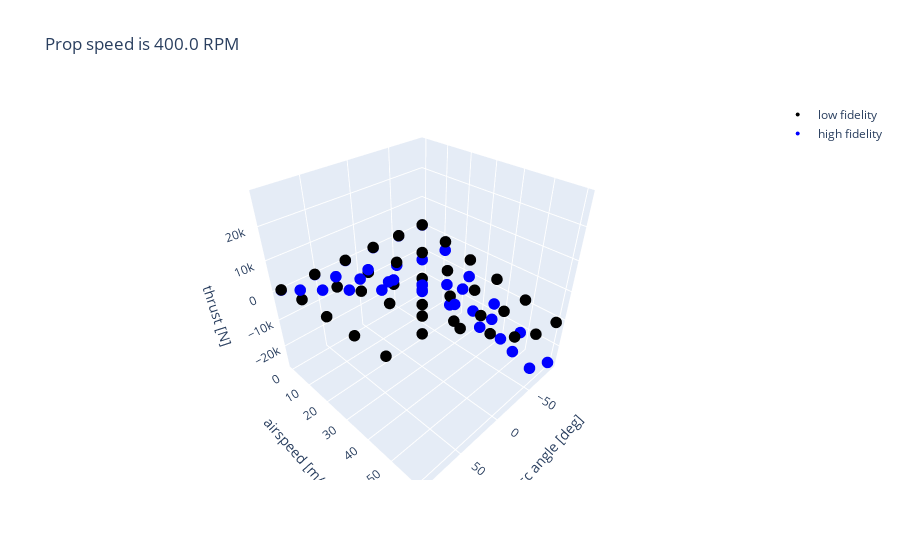

The notebook cell this image was saved under:
### Markdown cell above
**Now lets compare the two datasets, at a common, fixed, propeller speed**

### Code cell
rpms = np.unique(lf_data_df.propspeed.to_numpy())
rpm = rpms[0]
lf_plot_trend_df = lf_data_df[lf_data_df.propspeed == rpm]
hf_plot_trend_df = ff_hf_data_df[ff_hf_data_df.propspeed == rpm]

fig = go.Figure(
    data=[
        go.Scatter3d(
            x=noise_plot_trend_df.discangle,
            y=noise_plot_trend_df.airspeed,
            z=noise_plot_trend_df.load_noise,
            mode="markers",
            marker=dict(color="black", size=4),
            name="low fidelity",
        ),
        go.Scatter3d(
            x=hf_plot_trend_df.discangle,
            y=hf_plot_trend_df.airspeed,
            z=hf_plot_trend_df.load,
            mode="markers",
            marker=dict(color="blue", size=4),
            name="high fidelity",
        ),
    ]
)

fig.update_layout(
    scene=dict(
        xaxis_title="disc angle [deg]",
        yaxis_title="airspeed [m/s]",
        zaxis_title="thrust [N]",
    ),
    title=f"Prop speed is {rpm} RPM",
)

### Figure 1 — Plotly figure (JSON) as saved in the notebook; plotly's stock layout.template omitted (floating-point values rounded to 4 significant figures)
{"data": [{"marker": {"color": "black", "size": 4}, "mode": "markers", "name": "low fidelity", "type": "scatter3d", "x": [-90, -90, -90, -90, -90, -90, -54, -54, -54, -54, -54, -54, -18, -18, -18, -18, -18, -18, 18.0, 18.0, 18.0, 18.0, 18.0, 18.0, 54, 54, 54, 54, 54, 54, 90, 90, 90, 90, 90, 90], "y": [0, 12, 24, 36.0, 48, 60, 0, 12, 24, 36.0, 48, 60, 0, 12, 24, 36.0, 48, 60, 0, 12, 24, 36.0, 48, 60, 0, 12, 24, 36.0, 48, 60, 0, 12, 24, 36.0, 48, 60], "z": [640.0, -1664.0, -3968.0, -6272.0, -8576.0, -10880.0, 640.0, -1224.0, -3088.0, -4952.0, -6816.0, -8680.0, 640.0, -71.98, -784.0, -1496.0, -2208.0, -2920.0, 640.0, 1352.0, 2529.0, 1441.0, 2216.0, 4839.0, 640.0, 1626.0, 5710.0, 7616.0, 9958.0, 12890.0, 640.0, 3049.0, 3601.0, 4214.0, 5171.0, 18120.0]}, {"marker": {"color": "blue", "size": 4}, "mode": "markers", "name": "high fidelity", "type": "scatter3d", "x": [-90, -90, -90, -90, -90, -90, -54, -54, -54, -54, -54, -54, -18, -18, -18, -18, -18, -18, 18.0, 18.0, 18.0, 18.0, 18.0, 18.0, 54, 54, 54, 54, 54, 54, 90, 90, 90, 90, 90, 90], "y": [0, 12, 24, 36.0, 48, 60, 0, 12, 24, 36.0, 48, 60, 0, 12, 24, 36.0, 48, 60, 0, 12, 24, 36.0, 48, 60, 0, 12, 24, 36.0, 48, 60, 0, 12, 24, 36.0, 48, 60], "z": [562.4, -4918.0, -10400.0, -15880.0, -21360.0, -26840.0, 562.4, -3871.0, -8305.0, -12740.0, -17170.0, -21610.0, 562.4, -1131.0, -2825.0, -4518.0, -6212.0, -7905.0, 562.4, 2256.0, 3949.0, 5643.0, 7336.0, 9030.0, 562.4, 4996.0, 9430.0, 13860.0, 18300.0, 22730.0, 562.4, 6043.0, 11520.0, 17000.0, 22480.0, 27960.0]}], "layout": {"scene": {"xaxis": {"title": {"text": "disc angle [deg]"}}, "yaxis": {"title": {"text": "airspeed [m/s]"}}, "zaxis": {"title": {"text": "thrust [N]"}}}, "title": {"text": "Prop speed is 400.0 RPM"}}}
